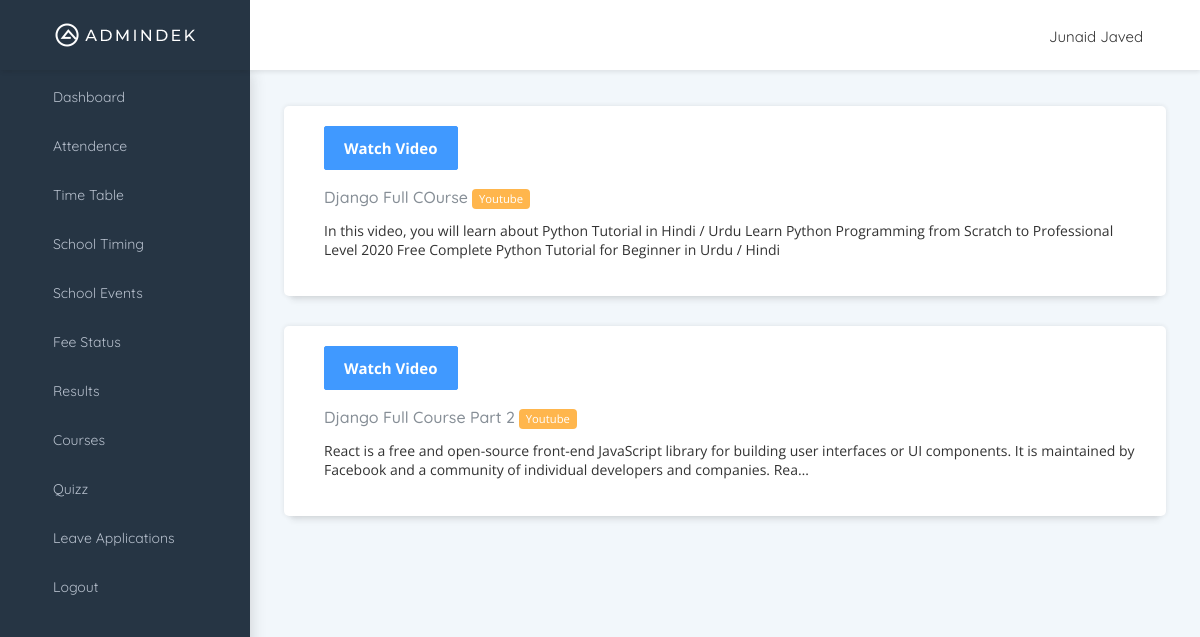
Page /English/lectures/ (signed in) on the committed database.
### users/models.py (models this page shows, shortened)
class User(AbstractBaseUser, PermissionsMixin):
    first_name = models.CharField(max_length=150)
    last_name = models.CharField(max_length=150)
    role = models.CharField(choices=ROLE_CHOICES,
                            max_length=15, default='Student')
    grade = models.ForeignKey(
        Grade, on_delete=models.SET_NULL, blank=True, null=True)
    created_date = models.DateTimeField(default=timezone.now)
    user_name = models.CharField(max_length=40, unique=True)
    email = models.EmailField(unique=True)
    is_staff = models.BooleanField(default=False)
    is_active = models.BooleanField(default=False)
    image = CloudinaryField('image', folder='avatars',
                            default=env('DEFAULT_AVATAR'))
    USERNAME_FIELD = 'user_name'
    REQUIRED_FIELDS = ['email', 'role', 'first_name', 'last_name', ]
    objects = CustomAccountManger()

### lessons/models.py (models this page shows, shortened)
class Video(models.Model):
    title = models.CharField(max_length=50)
    subtitle = models.CharField(max_length=250, null=True, blank=True)
    link = EmbedVideoField()
    thumbnail = CloudinaryField('thumbnail', folder='thumbnails',
                                default=env('DEFAULT_THUMBNAIL'))
    type = models.CharField(
        default='Youtube', choices=VIDEO_PROVIDERS, max_length=20)
    grade = models.ForeignKey(
        Grade, on_delete=models.CASCADE, null=True, blank=True)
    course = models.ForeignKey(
        Course, on_delete=models.CASCADE, null=True, blank=True)

### users/decorators.py (the view)
        def wrapper_func(request, *args, **kwargs):
            if not request.user.is_authenticated:
                return redirect('login')
            if request.user.role in roles:
                return view_func(request, *args, **kwargs)
            else:
                logout(request)
                return redirect('login')

### lessons/views.py (called while the page is built)
@allowed_only(roles=["Admin", 'Student'])
def course_lectures_view(request, subject):
    try:
        videos = Video.objects.filter(
            grade=request.user.grade, course__name=subject)
        context = {'videos': videos, 'coursename': subject}
    except:
        return redirect('404')
    return render(request, 'lessons/lectures.html', context)

### lessons/templates/lessons/lectures.html (shortened to what this page needs)
{% extends 'header.html' %} {% load cloudinary %} {% block title %}{{coursename}}{% endblock %} {% load embed_video_tags %} {% block content %}
<div class="row card-block">
  <div class="col-md-12">
    <ul class="list-view m-t-15">
      {% for video in videos %}
      <li>
        <div class="card list-view-media">
          <div class="card-block">
            <div class="media">
              <div class="media-body">
                <div class="col-xs-12">
                  <a href="/{{coursename}}/lectures/{{video.id}}/" class="mb-3 btn btn-primary font-weight-bold text-white">Watch Video</a>
                </div>
                <div class="f-13 text-muted m-b-5">
                  <h6 class="d-inline-block">{{video.title}}</h6>
                  <label class="label label-warning">{{video.type}}</label>
                </div>
                <p>{{video.subtitle|truncatechars:197}}</p>
              </div>
            </div>
          </div>
        </div>
      </li>
      {% endfor %}
    </ul>
  </div>
</div>
{% endblock content %}

### templates/navbar.html (shortened to what this page needs)
{% load static %} {% load cloudinary %}
<nav class="navbar header-navbar pcoded-header">
  <div class="navbar-wrapper">
    <div class="navbar-logo">
      <a href="{% url 'home' %}">
        <img class="img-fluid" src="{% static 'images/logo.png' %}" alt="Theme-Logo" />
      </a>
      <a class="mobile-menu" id="mobile-collapse" href="#!">
        <i class="feather icon-menu icon-toggle-right"></i>
      </a>
    </div>
    <div class="navbar-container container-fluid">
      <ul class="nav-left">
        <li>
          <a href="#!" onclick="if (!window.__cfRLUnblockHandlers) return false; javascript:toggleFullScreen()" class="waves-effect waves-light" data-cf-modified-d8424a08d31b5b8b406fded2-="">
            <i class="full-screen feather icon-maximize"></i>
          </a>
        </li>
      </ul>
      <ul class="nav-right no-select d-flex align-items-center mt-1">
        <li class="user-profile header-notification">
          <div class="dropdown-primary dropdown">
            <div class="dropdown-toggle" data-toggle="dropdown">
              <span>{{request.user.first_name}} {{request.user.last_name}}</span>
              <i class="feather icon-chevron-down"></i>
            </div>
          </div>
        </li>
      </ul>
    </div>
  </div>
</nav>

### static/styles/feather.css (style rules this page uses)
.feather { font-family:feather!important;speak:none;font-style:normal;font-weight:400;font-variant:normal;text-transform:none;line-height:1;-webkit-font-smoothing:antialiased;-moz-osx-font-smoothing:grayscale }
.icon-chevron-down:before { content:"\e842" }
.icon-menu:before { content:"\e88f" }
.icon-toggle-right:before { content:"\e8d9" }
.icon-maximize:before { content:"\e908" }

### static/styles/custom.css (style rules this page uses)
.no-select { -webkit-user-select: none; -moz-user-select: none; -ms-user-select: none; user-select: none; }

### rows in the picture
User: user.first_name "Junaid", user.last_name "Javed"
Video: title "Django Full COurse", type "Youtube", subtitle "In this video, you will learn about Python Tutorial in Hindi / Urdu Learn Python Programming from Scratch to Professional Level 2020 Free Complete Python Tutorial for Beginner in Urdu / Hindi"
Video: title "Django Full Course Part 2", type "Youtube", subtitle "React is a free and open-source front-end JavaScript library for building user interfaces or UI components. It is maintained by Facebook and a community of individual developers and companies. Rea…"
